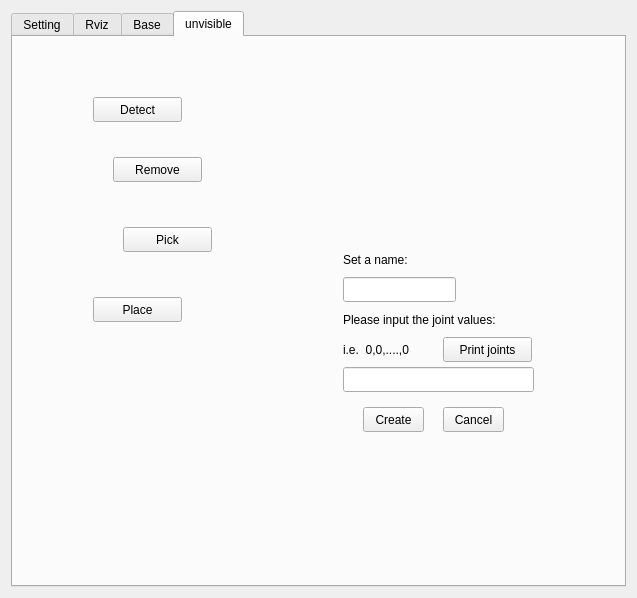
<?xml version="1.0" encoding="UTF-8"?>
<ui version="4.0">
 <class>ControlPanelWidget</class>
 <widget class="QWidget" name="ControlPanelWidget">
  <property name="geometry">
   <rect>
    <x>0</x>
    <y>0</y>
    <width>637</width>
    <height>598</height>
   </rect>
  </property>
  <property name="windowTitle">
   <string>Control Panel</string>
  </property>
  <layout class="QVBoxLayout" name="verticalLayout">
   <item>
    <widget class="QTabWidget" name="functionTab">
     <property name="focusPolicy">
      <enum>Qt::NoFocus</enum>
     </property>
     <property name="currentIndex">
      <number>3</number>
     </property>
     <widget class="QWidget" name="tab_setting">
      <attribute name="title">
       <string>Setting</string>
      </attribute>
      <widget class="QComboBox" name="comboBox_base_topic_1">
       <property name="geometry">
        <rect>
         <x>200</x>
         <y>140</y>
         <width>241</width>
         <height>25</height>
        </rect>
       </property>
       <property name="sizePolicy">
        <sizepolicy hsizetype="Preferred" vsizetype="Fixed">
         <horstretch>0</horstretch>
         <verstretch>0</verstretch>
        </sizepolicy>
       </property>
      </widget>
      <widget class="QCheckBox" name="checkBox_base_topic_2">
       <property name="geometry">
        <rect>
         <x>32</x>
         <y>171</y>
         <width>361</width>
         <height>25</height>
        </rect>
       </property>
       <property name="text">
        <string>By distance: (i.e.  /cmd_vel)</string>
       </property>
       <property name="checkable">
        <bool>true</bool>
       </property>
      </widget>
      <widget class="QCheckBox" name="checkBox_base_topic_1">
       <property name="geometry">
        <rect>
         <x>32</x>
         <y>110</y>
         <width>491</width>
         <height>25</height>
        </rect>
       </property>
       <property name="text">
        <string>By position: (i.e.  /move_base_simple/goal)</string>
       </property>
       <property name="checkable">
        <bool>true</bool>
       </property>
      </widget>
      <widget class="QLineEdit" name="lineEdit_base_topic_2">
       <property name="geometry">
        <rect>
         <x>50</x>
         <y>200</y>
         <width>121</width>
         <height>25</height>
        </rect>
       </property>
       <property name="sizePolicy">
        <sizepolicy hsizetype="Expanding" vsizetype="Fixed">
         <horstretch>0</horstretch>
         <verstretch>0</verstretch>
        </sizepolicy>
       </property>
      </widget>
      <widget class="QCheckBox" name="checkBox_base_topic">
       <property name="geometry">
        <rect>
         <x>10</x>
         <y>80</y>
         <width>102</width>
         <height>25</height>
        </rect>
       </property>
       <property name="text">
        <string>Move base:</string>
       </property>
      </widget>
      <widget class="QComboBox" name="comboBox_base_topic_2">
       <property name="geometry">
        <rect>
         <x>200</x>
         <y>200</y>
         <width>241</width>
         <height>25</height>
        </rect>
       </property>
       <property name="sizePolicy">
        <sizepolicy hsizetype="Preferred" vsizetype="Fixed">
         <horstretch>0</horstretch>
         <verstretch>0</verstretch>
        </sizepolicy>
       </property>
      </widget>
      <widget class="QLineEdit" name="lineEdit_base_topic_1">
       <property name="geometry">
        <rect>
         <x>50</x>
         <y>140</y>
         <width>122</width>
         <height>25</height>
        </rect>
       </property>
       <property name="sizePolicy">
        <sizepolicy hsizetype="Expanding" vsizetype="Fixed">
         <horstretch>0</horstretch>
         <verstretch>0</verstretch>
        </sizepolicy>
       </property>
       <property name="readOnly">
        <bool>false</bool>
       </property>
      </widget>
      <widget class="QLabel" name="label_setting_info">
       <property name="geometry">
        <rect>
         <x>10</x>
         <y>40</y>
         <width>435</width>
         <height>17</height>
        </rect>
       </property>
       <property name="text">
        <string>Please select topics according to different functions in this page</string>
       </property>
      </widget>
      <widget class="QCheckBox" name="checkBox_arm_topic">
       <property name="geometry">
        <rect>
         <x>11</x>
         <y>232</y>
         <width>551</width>
         <height>25</height>
        </rect>
       </property>
       <property name="text">
        <string>Move arm: (i.e.  /arm_with_torso_controller/follow_joint_trajectory/goal)</string>
       </property>
      </widget>
      <widget class="QCheckBox" name="checkBox_scan_topic">
       <property name="geometry">
        <rect>
         <x>11</x>
         <y>300</y>
         <width>561</width>
         <height>25</height>
        </rect>
       </property>
       <property name="text">
        <string>Scan: (i.e.  /head_camera/rgb/image_raw)</string>
       </property>
      </widget>
      <widget class="QLineEdit" name="lineEdit_arm_topic">
       <property name="geometry">
        <rect>
         <x>50</x>
         <y>270</y>
         <width>121</width>
         <height>25</height>
        </rect>
       </property>
       <property name="sizePolicy">
        <sizepolicy hsizetype="Expanding" vsizetype="Fixed">
         <horstretch>0</horstretch>
         <verstretch>0</verstretch>
        </sizepolicy>
       </property>
      </widget>
      <widget class="QComboBox" name="comboBox_arm_topic">
       <property name="geometry">
        <rect>
         <x>200</x>
         <y>270</y>
         <width>241</width>
         <height>25</height>
        </rect>
       </property>
       <property name="sizePolicy">
        <sizepolicy hsizetype="Expanding" vsizetype="Fixed">
         <horstretch>0</horstretch>
         <verstretch>0</verstretch>
        </sizepolicy>
       </property>
      </widget>
      <widget class="QLineEdit" name="lineEdit_scan_topic">
       <property name="geometry">
        <rect>
         <x>51</x>
         <y>330</y>
         <width>121</width>
         <height>25</height>
        </rect>
       </property>
       <property name="sizePolicy">
        <sizepolicy hsizetype="Expanding" vsizetype="Fixed">
         <horstretch>0</horstretch>
         <verstretch>0</verstretch>
        </sizepolicy>
       </property>
      </widget>
      <widget class="QComboBox" name="comboBox_scan_topic">
       <property name="geometry">
        <rect>
         <x>200</x>
         <y>330</y>
         <width>241</width>
         <height>25</height>
        </rect>
       </property>
       <property name="sizePolicy">
        <sizepolicy hsizetype="Expanding" vsizetype="Fixed">
         <horstretch>0</horstretch>
         <verstretch>0</verstretch>
        </sizepolicy>
       </property>
      </widget>
      <widget class="QPushButton" name="topics_confirmButton">
       <property name="geometry">
        <rect>
         <x>78</x>
         <y>390</y>
         <width>80</width>
         <height>25</height>
        </rect>
       </property>
       <property name="text">
        <string>Confirm</string>
       </property>
      </widget>
      <widget class="QPushButton" name="topics_resetButton">
       <property name="geometry">
        <rect>
         <x>210</x>
         <y>390</y>
         <width>80</width>
         <height>25</height>
        </rect>
       </property>
       <property name="text">
        <string>Reset</string>
       </property>
      </widget>
     </widget>
     <widget class="QWidget" name="tab_rviz">
      <attribute name="title">
       <string>Rviz</string>
      </attribute>
      <widget class="QComboBox" name="rvizFrameBox">
       <property name="geometry">
        <rect>
         <x>110</x>
         <y>20</y>
         <width>271</width>
         <height>25</height>
        </rect>
       </property>
      </widget>
      <widget class="QPushButton" name="rvizFrameRefreshButton">
       <property name="geometry">
        <rect>
         <x>400</x>
         <y>20</y>
         <width>25</width>
         <height>25</height>
        </rect>
       </property>
       <property name="text">
        <string/>
       </property>
       <property name="icon">
        <iconset theme="view-refresh">
         <normaloff>.</normaloff>.</iconset>
       </property>
      </widget>
      <widget class="QPushButton" name="closeGripperButton">
       <property name="geometry">
        <rect>
         <x>110</x>
         <y>100</y>
         <width>120</width>
         <height>25</height>
        </rect>
       </property>
       <property name="text">
        <string>Gripper close</string>
       </property>
      </widget>
      <widget class="QPushButton" name="armStopButton">
       <property name="geometry">
        <rect>
         <x>288</x>
         <y>400</y>
         <width>241</width>
         <height>25</height>
        </rect>
       </property>
       <property name="text">
        <string>Stop</string>
       </property>
      </widget>
      <widget class="QPushButton" name="armStraightButton">
       <property name="geometry">
        <rect>
         <x>10</x>
         <y>100</y>
         <width>90</width>
         <height>25</height>
        </rect>
       </property>
       <property name="text">
        <string>Straight</string>
       </property>
      </widget>
      <widget class="QPushButton" name="openGripperButton">
       <property name="geometry">
        <rect>
         <x>110</x>
         <y>60</y>
         <width>120</width>
         <height>25</height>
        </rect>
       </property>
       <property name="text">
        <string>Gripper open</string>
       </property>
      </widget>
      <widget class="QPushButton" name="armHomeButton">
       <property name="geometry">
        <rect>
         <x>10</x>
         <y>60</y>
         <width>90</width>
         <height>25</height>
        </rect>
       </property>
       <property name="text">
        <string>Home</string>
       </property>
      </widget>
      <widget class="QPushButton" name="armTargetMoveButton">
       <property name="geometry">
        <rect>
         <x>20</x>
         <y>500</y>
         <width>90</width>
         <height>25</height>
        </rect>
       </property>
       <property name="text">
        <string>Move</string>
       </property>
      </widget>
      <widget class="QLabel" name="label_8">
       <property name="geometry">
        <rect>
         <x>10</x>
         <y>360</y>
         <width>131</width>
         <height>25</height>
        </rect>
       </property>
       <property name="text">
        <string>Target position x:</string>
       </property>
      </widget>
      <widget class="QLabel" name="label_10">
       <property name="geometry">
        <rect>
         <x>10</x>
         <y>410</y>
         <width>131</width>
         <height>25</height>
        </rect>
       </property>
       <property name="text">
        <string>Target position y:</string>
       </property>
      </widget>
      <widget class="QLineEdit" name="armTargetPoseY">
       <property name="geometry">
        <rect>
         <x>130</x>
         <y>410</y>
         <width>75</width>
         <height>25</height>
        </rect>
       </property>
      </widget>
      <widget class="QLineEdit" name="armTargetPoseZ">
       <property name="geometry">
        <rect>
         <x>130</x>
         <y>460</y>
         <width>75</width>
         <height>25</height>
        </rect>
       </property>
      </widget>
      <widget class="QLabel" name="label_18">
       <property name="geometry">
        <rect>
         <x>10</x>
         <y>460</y>
         <width>131</width>
         <height>25</height>
        </rect>
       </property>
       <property name="text">
        <string>Target position z:</string>
       </property>
      </widget>
      <widget class="QLineEdit" name="armTargetPoseX">
       <property name="geometry">
        <rect>
         <x>130</x>
         <y>360</y>
         <width>75</width>
         <height>25</height>
        </rect>
       </property>
      </widget>
      <widget class="QPushButton" name="getPoseButton">
       <property name="geometry">
        <rect>
         <x>120</x>
         <y>500</y>
         <width>90</width>
         <height>25</height>
        </rect>
       </property>
       <property name="text">
        <string>Get Pose</string>
       </property>
      </widget>
      <widget class="MyRviz" name="myRvizframe">
       <property name="geometry">
        <rect>
         <x>241</x>
         <y>61</y>
         <width>329</width>
         <height>329</height>
        </rect>
       </property>
       <property name="frameShape">
        <enum>QFrame::StyledPanel</enum>
       </property>
       <property name="frameShadow">
        <enum>QFrame::Raised</enum>
       </property>
      </widget>
      <widget class="QLabel" name="label_20">
       <property name="geometry">
        <rect>
         <x>10</x>
         <y>20</y>
         <width>91</width>
         <height>25</height>
        </rect>
       </property>
       <property name="text">
        <string>Fixed frame:</string>
       </property>
      </widget>
      <widget class="QScrollArea" name="scrollArea">
       <property name="geometry">
        <rect>
         <x>20</x>
         <y>140</y>
         <width>210</width>
         <height>171</height>
        </rect>
       </property>
       <property name="widgetResizable">
        <bool>false</bool>
       </property>
       <widget class="QWidget" name="customPoseButtons">
        <property name="geometry">
         <rect>
          <x>0</x>
          <y>0</y>
          <width>208</width>
          <height>169</height>
         </rect>
        </property>
       </widget>
      </widget>
      <widget class="QPushButton" name="addCusPoseButton">
       <property name="geometry">
        <rect>
         <x>80</x>
         <y>320</y>
         <width>71</width>
         <height>25</height>
        </rect>
       </property>
       <property name="text">
        <string>Add...</string>
       </property>
      </widget>
     </widget>
     <widget class="QWidget" name="tab_base">
      <attribute name="title">
       <string>Base</string>
      </attribute>
      <widget class="QPushButton" name="zoomButton">
       <property name="geometry">
        <rect>
         <x>100</x>
         <y>10</y>
         <width>28</width>
         <height>24</height>
        </rect>
       </property>
       <property name="toolTip">
        <string>zoom in/out</string>
       </property>
       <property name="text">
        <string/>
       </property>
       <property name="icon">
        <iconset theme="zoom-in">
         <selectedoff>../../../../../../../usr/share/icons/Adwaita/16x16/actions/zoom-out.png</selectedoff>
         <selectedon>../../../../../../../usr/share/icons/Adwaita/16x16/actions/zoom-out.png</selectedon>
        </iconset>
       </property>
      </widget>
      <widget class="QPushButton" name="saveImageButton">
       <property name="geometry">
        <rect>
         <x>380</x>
         <y>10</y>
         <width>28</width>
         <height>24</height>
        </rect>
       </property>
       <property name="toolTip">
        <string>Save as image</string>
       </property>
       <property name="icon">
        <iconset theme="camera-photo">
         <normaloff>.</normaloff>.</iconset>
       </property>
       <property name="iconSize">
        <size>
         <width>16</width>
         <height>16</height>
        </size>
       </property>
      </widget>
      <widget class="QPushButton" name="rightRotateButton">
       <property name="geometry">
        <rect>
         <x>216</x>
         <y>10</y>
         <width>28</width>
         <height>24</height>
        </rect>
       </property>
       <property name="text">
        <string/>
       </property>
       <property name="icon">
        <iconset theme="object-rotate-right">
         <normaloff>.</normaloff>.</iconset>
       </property>
      </widget>
      <widget class="QPushButton" name="leftRotateButton">
       <property name="geometry">
        <rect>
         <x>141</x>
         <y>10</y>
         <width>28</width>
         <height>24</height>
        </rect>
       </property>
       <property name="text">
        <string/>
       </property>
       <property name="icon">
        <iconset theme="object-rotate-left">
         <normaloff>.</normaloff>.</iconset>
       </property>
      </widget>
      <widget class="QPushButton" name="cameraButton">
       <property name="geometry">
        <rect>
         <x>10</x>
         <y>10</y>
         <width>80</width>
         <height>25</height>
        </rect>
       </property>
       <property name="text">
        <string>Camera</string>
       </property>
      </widget>
      <widget class="QLabel" name="rotateLabel">
       <property name="geometry">
        <rect>
         <x>175</x>
         <y>9</y>
         <width>35</width>
         <height>17</height>
        </rect>
       </property>
       <property name="minimumSize">
        <size>
         <width>35</width>
         <height>0</height>
        </size>
       </property>
       <property name="text">
        <string>0°</string>
       </property>
       <property name="alignment">
        <set>Qt::AlignCenter</set>
       </property>
      </widget>
      <widget class="QLabel" name="label_11">
       <property name="geometry">
        <rect>
         <x>20</x>
         <y>470</y>
         <width>213</width>
         <height>25</height>
        </rect>
       </property>
       <property name="text">
        <string>Move robot forward a distance:</string>
       </property>
      </widget>
      <widget class="QCheckBox" name="dynamicRangecheckBox">
       <property name="geometry">
        <rect>
         <x>260</x>
         <y>15</y>
         <width>14</width>
         <height>15</height>
        </rect>
       </property>
       <property name="toolTip">
        <string>Dynamic depth range</string>
       </property>
       <property name="text">
        <string/>
       </property>
      </widget>
      <widget class="QDoubleSpinBox" name="maxRangespinBox">
       <property name="geometry">
        <rect>
         <x>280</x>
         <y>10</y>
         <width>90</width>
         <height>26</height>
        </rect>
       </property>
       <property name="toolTip">
        <string>Max depth</string>
       </property>
       <property name="suffix">
        <string>m</string>
       </property>
       <property name="minimum">
        <double>0.010000000000000</double>
       </property>
       <property name="maximum">
        <double>100.000000000000000</double>
       </property>
       <property name="value">
        <double>10.000000000000000</double>
       </property>
      </widget>
      <widget class="QWidget" name="verticalLayoutWidget">
       <property name="geometry">
        <rect>
         <x>110</x>
         <y>80</y>
         <width>421</width>
         <height>311</height>
        </rect>
       </property>
       <layout class="QVBoxLayout" name="verticalLayout_3">
        <item>
         <widget class="rqt_control_panel::RatioLayoutedFrame" name="imageFrame">
          <property name="sizePolicy">
           <sizepolicy hsizetype="Preferred" vsizetype="Preferred">
            <horstretch>0</horstretch>
            <verstretch>0</verstretch>
           </sizepolicy>
          </property>
          <property name="minimumSize">
           <size>
            <width>0</width>
            <height>45</height>
           </size>
          </property>
          <property name="contextMenuPolicy">
           <enum>Qt::ActionsContextMenu</enum>
          </property>
          <property name="autoFillBackground">
           <bool>false</bool>
          </property>
          <property name="frameShape">
           <enum>QFrame::NoFrame</enum>
          </property>
          <property name="lineWidth">
           <number>1</number>
          </property>
         </widget>
        </item>
       </layout>
      </widget>
      <widget class="QLabel" name="label_19">
       <property name="geometry">
        <rect>
         <x>10</x>
         <y>40</y>
         <width>101</width>
         <height>25</height>
        </rect>
       </property>
       <property name="text">
        <string>Refference to</string>
       </property>
      </widget>
      <widget class="QPushButton" name="scanFrameRefreshButton">
       <property name="geometry">
        <rect>
         <x>290</x>
         <y>40</y>
         <width>28</width>
         <height>24</height>
        </rect>
       </property>
       <property name="sizePolicy">
        <sizepolicy hsizetype="Fixed" vsizetype="Fixed">
         <horstretch>0</horstretch>
         <verstretch>0</verstretch>
        </sizepolicy>
       </property>
       <property name="text">
        <string/>
       </property>
       <property name="icon">
        <iconset theme="view-refresh">
         <normaloff>.</normaloff>.</iconset>
       </property>
      </widget>
      <widget class="QComboBox" name="pointHeadcomboBox">
       <property name="enabled">
        <bool>false</bool>
       </property>
       <property name="geometry">
        <rect>
         <x>110</x>
         <y>40</y>
         <width>171</width>
         <height>25</height>
        </rect>
       </property>
       <property name="sizePolicy">
        <sizepolicy hsizetype="Fixed" vsizetype="Fixed">
         <horstretch>0</horstretch>
         <verstretch>0</verstretch>
        </sizepolicy>
       </property>
      </widget>
      <widget class="QPushButton" name="headHomeButton">
       <property name="geometry">
        <rect>
         <x>510</x>
         <y>10</y>
         <width>80</width>
         <height>25</height>
        </rect>
       </property>
       <property name="sizePolicy">
        <sizepolicy hsizetype="Fixed" vsizetype="Fixed">
         <horstretch>0</horstretch>
         <verstretch>0</verstretch>
        </sizepolicy>
       </property>
       <property name="text">
        <string>Home</string>
       </property>
      </widget>
      <widget class="QPushButton" name="upHeadButton">
       <property name="geometry">
        <rect>
         <x>420</x>
         <y>10</y>
         <width>80</width>
         <height>25</height>
        </rect>
       </property>
       <property name="sizePolicy">
        <sizepolicy hsizetype="Fixed" vsizetype="Fixed">
         <horstretch>0</horstretch>
         <verstretch>0</verstretch>
        </sizepolicy>
       </property>
       <property name="text">
        <string>Up</string>
       </property>
      </widget>
      <widget class="QPushButton" name="leftHeadButton">
       <property name="geometry">
        <rect>
         <x>330</x>
         <y>40</y>
         <width>80</width>
         <height>25</height>
        </rect>
       </property>
       <property name="sizePolicy">
        <sizepolicy hsizetype="Fixed" vsizetype="Fixed">
         <horstretch>0</horstretch>
         <verstretch>0</verstretch>
        </sizepolicy>
       </property>
       <property name="text">
        <string>Left</string>
       </property>
      </widget>
      <widget class="QPushButton" name="downHeadButton">
       <property name="geometry">
        <rect>
         <x>420</x>
         <y>40</y>
         <width>80</width>
         <height>25</height>
        </rect>
       </property>
       <property name="sizePolicy">
        <sizepolicy hsizetype="Fixed" vsizetype="Fixed">
         <horstretch>0</horstretch>
         <verstretch>0</verstretch>
        </sizepolicy>
       </property>
       <property name="text">
        <string>Down</string>
       </property>
      </widget>
      <widget class="QPushButton" name="rightHeadButton">
       <property name="geometry">
        <rect>
         <x>510</x>
         <y>40</y>
         <width>80</width>
         <height>25</height>
        </rect>
       </property>
       <property name="sizePolicy">
        <sizepolicy hsizetype="Fixed" vsizetype="Fixed">
         <horstretch>0</horstretch>
         <verstretch>0</verstretch>
        </sizepolicy>
       </property>
       <property name="text">
        <string>Right</string>
       </property>
      </widget>
      <widget class="QLabel" name="label">
       <property name="geometry">
        <rect>
         <x>20</x>
         <y>400</y>
         <width>226</width>
         <height>25</height>
        </rect>
       </property>
       <property name="text">
        <string>Move robot to a specific position:</string>
       </property>
      </widget>
      <widget class="QPushButton" name="goButton">
       <property name="geometry">
        <rect>
         <x>260</x>
         <y>400</y>
         <width>80</width>
         <height>25</height>
        </rect>
       </property>
       <property name="minimumSize">
        <size>
         <width>0</width>
         <height>10</height>
        </size>
       </property>
       <property name="text">
        <string>Go!</string>
       </property>
      </widget>
      <widget class="QPushButton" name="stopButton">
       <property name="geometry">
        <rect>
         <x>360</x>
         <y>400</y>
         <width>80</width>
         <height>25</height>
        </rect>
       </property>
       <property name="minimumSize">
        <size>
         <width>0</width>
         <height>10</height>
        </size>
       </property>
       <property name="text">
        <string>Stop</string>
       </property>
      </widget>
      <widget class="QLabel" name="label_13">
       <property name="geometry">
        <rect>
         <x>31</x>
         <y>500</y>
         <width>73</width>
         <height>25</height>
        </rect>
       </property>
       <property name="text">
        <string>Forward in</string>
       </property>
      </widget>
      <widget class="QLineEdit" name="lineEdit_base_forward_dist">
       <property name="geometry">
        <rect>
         <x>110</x>
         <y>500</y>
         <width>50</width>
         <height>25</height>
        </rect>
       </property>
      </widget>
      <widget class="QLabel" name="label_14">
       <property name="geometry">
        <rect>
         <x>170</x>
         <y>500</y>
         <width>26</width>
         <height>25</height>
        </rect>
       </property>
       <property name="text">
        <string>m</string>
       </property>
      </widget>
      <widget class="QLabel" name="label_15">
       <property name="geometry">
        <rect>
         <x>203</x>
         <y>500</y>
         <width>31</width>
         <height>25</height>
        </rect>
       </property>
       <property name="text">
        <string>Turn</string>
       </property>
      </widget>
      <widget class="QLineEdit" name="lineEdit_base_turn_rad">
       <property name="geometry">
        <rect>
         <x>240</x>
         <y>500</y>
         <width>50</width>
         <height>25</height>
        </rect>
       </property>
      </widget>
      <widget class="QLabel" name="label_17">
       <property name="geometry">
        <rect>
         <x>300</x>
         <y>500</y>
         <width>61</width>
         <height>25</height>
        </rect>
       </property>
       <property name="text">
        <string>degrees</string>
       </property>
      </widget>
      <widget class="QLabel" name="label_12">
       <property name="geometry">
        <rect>
         <x>361</x>
         <y>500</y>
         <width>16</width>
         <height>25</height>
        </rect>
       </property>
       <property name="text">
        <string>In</string>
       </property>
      </widget>
      <widget class="QLineEdit" name="lineEdit_base_sec">
       <property name="geometry">
        <rect>
         <x>380</x>
         <y>500</y>
         <width>50</width>
         <height>25</height>
        </rect>
       </property>
      </widget>
      <widget class="QLabel" name="label_16">
       <property name="geometry">
        <rect>
         <x>440</x>
         <y>500</y>
         <width>55</width>
         <height>25</height>
        </rect>
       </property>
       <property name="text">
        <string>seconds</string>
       </property>
      </widget>
      <widget class="QPushButton" name="forwardButton">
       <property name="geometry">
        <rect>
         <x>250</x>
         <y>470</y>
         <width>80</width>
         <height>25</height>
        </rect>
       </property>
       <property name="minimumSize">
        <size>
         <width>0</width>
         <height>10</height>
        </size>
       </property>
       <property name="text">
        <string>Go!</string>
       </property>
      </widget>
      <widget class="QPushButton" name="stopButton_2">
       <property name="geometry">
        <rect>
         <x>350</x>
         <y>470</y>
         <width>80</width>
         <height>25</height>
        </rect>
       </property>
       <property name="minimumSize">
        <size>
         <width>0</width>
         <height>10</height>
        </size>
       </property>
       <property name="text">
        <string>Stop</string>
       </property>
      </widget>
      <widget class="QLabel" name="label_2">
       <property name="geometry">
        <rect>
         <x>30</x>
         <y>430</y>
         <width>60</width>
         <height>25</height>
        </rect>
       </property>
       <property name="text">
        <string>Position:</string>
       </property>
      </widget>
      <widget class="QLabel" name="label_3">
       <property name="geometry">
        <rect>
         <x>100</x>
         <y>430</y>
         <width>16</width>
         <height>25</height>
        </rect>
       </property>
       <property name="text">
        <string>X:</string>
       </property>
       <property name="alignment">
        <set>Qt::AlignCenter</set>
       </property>
      </widget>
      <widget class="QLineEdit" name="p_x">
       <property name="geometry">
        <rect>
         <x>120</x>
         <y>430</y>
         <width>50</width>
         <height>25</height>
        </rect>
       </property>
       <property name="minimumSize">
        <size>
         <width>30</width>
         <height>0</height>
        </size>
       </property>
       <property name="maximumSize">
        <size>
         <width>50</width>
         <height>16777215</height>
        </size>
       </property>
      </widget>
      <widget class="QLabel" name="label_4">
       <property name="geometry">
        <rect>
         <x>181</x>
         <y>430</y>
         <width>16</width>
         <height>25</height>
        </rect>
       </property>
       <property name="text">
        <string>Y:</string>
       </property>
      </widget>
      <widget class="QLineEdit" name="p_y">
       <property name="geometry">
        <rect>
         <x>200</x>
         <y>430</y>
         <width>50</width>
         <height>25</height>
        </rect>
       </property>
       <property name="minimumSize">
        <size>
         <width>30</width>
         <height>0</height>
        </size>
       </property>
       <property name="maximumSize">
        <size>
         <width>50</width>
         <height>16777215</height>
        </size>
       </property>
      </widget>
      <widget class="QLabel" name="label_6">
       <property name="geometry">
        <rect>
         <x>270</x>
         <y>430</y>
         <width>83</width>
         <height>25</height>
        </rect>
       </property>
       <property name="text">
        <string>Orientation:</string>
       </property>
      </widget>
      <widget class="QLabel" name="label_9">
       <property name="geometry">
        <rect>
         <x>450</x>
         <y>221</y>
         <width>16</width>
         <height>17</height>
        </rect>
       </property>
       <property name="text">
        <string/>
       </property>
      </widget>
      <widget class="QLabel" name="label_7">
       <property name="geometry">
        <rect>
         <x>362</x>
         <y>430</y>
         <width>32</width>
         <height>25</height>
        </rect>
       </property>
       <property name="text">
        <string>Yaw:</string>
       </property>
      </widget>
      <widget class="QLineEdit" name="o_y">
       <property name="geometry">
        <rect>
         <x>400</x>
         <y>430</y>
         <width>50</width>
         <height>25</height>
        </rect>
       </property>
       <property name="minimumSize">
        <size>
         <width>30</width>
         <height>0</height>
        </size>
       </property>
       <property name="maximumSize">
        <size>
         <width>50</width>
         <height>16777215</height>
        </size>
       </property>
      </widget>
     </widget>
     <widget class="QWidget" name="tab_unvisible">
      <property name="enabled">
       <bool>true</bool>
      </property>
      <attribute name="title">
       <string>unvisible</string>
      </attribute>
      <widget class="QWidget" name="cusWidget" native="true">
       <property name="geometry">
        <rect>
         <x>310</x>
         <y>200</y>
         <width>231</width>
         <height>211</height>
        </rect>
       </property>
       <widget class="QPushButton" name="printJointsButton">
        <property name="geometry">
         <rect>
          <x>120</x>
          <y>100</y>
          <width>89</width>
          <height>25</height>
         </rect>
        </property>
        <property name="text">
         <string>Print joints</string>
        </property>
       </widget>
       <widget class="QLineEdit" name="cusButtonContentLine">
        <property name="geometry">
         <rect>
          <x>20</x>
          <y>130</y>
          <width>191</width>
          <height>25</height>
         </rect>
        </property>
       </widget>
       <widget class="QLabel" name="label_39">
        <property name="geometry">
         <rect>
          <x>20</x>
          <y>70</y>
          <width>201</width>
          <height>25</height>
         </rect>
        </property>
        <property name="text">
         <string>Please input the joint values:</string>
        </property>
       </widget>
       <widget class="QLabel" name="label_40">
        <property name="geometry">
         <rect>
          <x>20</x>
          <y>100</y>
          <width>101</width>
          <height>25</height>
         </rect>
        </property>
        <property name="text">
         <string>i.e.  0,0,....,0</string>
        </property>
       </widget>
       <widget class="QPushButton" name="cusCancelButton">
        <property name="geometry">
         <rect>
          <x>120</x>
          <y>170</y>
          <width>61</width>
          <height>25</height>
         </rect>
        </property>
        <property name="text">
         <string>Cancel</string>
        </property>
       </widget>
       <widget class="QLabel" name="label_5">
        <property name="geometry">
         <rect>
          <x>20</x>
          <y>10</y>
          <width>91</width>
          <height>25</height>
         </rect>
        </property>
        <property name="text">
         <string>Set a name:</string>
        </property>
       </widget>
       <widget class="QLineEdit" name="cusButtonNameLine">
        <property name="geometry">
         <rect>
          <x>20</x>
          <y>40</y>
          <width>113</width>
          <height>25</height>
         </rect>
        </property>
       </widget>
       <widget class="QPushButton" name="createCustomButton">
        <property name="geometry">
         <rect>
          <x>40</x>
          <y>170</y>
          <width>61</width>
          <height>25</height>
         </rect>
        </property>
        <property name="text">
         <string>Create</string>
        </property>
       </widget>
      </widget>
      <widget class="QPushButton" name="detectButton">
       <property name="geometry">
        <rect>
         <x>80</x>
         <y>60</y>
         <width>89</width>
         <height>25</height>
        </rect>
       </property>
       <property name="text">
        <string>Detect</string>
       </property>
      </widget>
      <widget class="QPushButton" name="removeButton">
       <property name="geometry">
        <rect>
         <x>100</x>
         <y>120</y>
         <width>89</width>
         <height>25</height>
        </rect>
       </property>
       <property name="text">
        <string>Remove</string>
       </property>
      </widget>
      <widget class="QPushButton" name="pickButton">
       <property name="geometry">
        <rect>
         <x>110</x>
         <y>190</y>
         <width>89</width>
         <height>25</height>
        </rect>
       </property>
       <property name="text">
        <string>Pick</string>
       </property>
      </widget>
      <widget class="QPushButton" name="placeButton">
       <property name="geometry">
        <rect>
         <x>80</x>
         <y>260</y>
         <width>89</width>
         <height>25</height>
        </rect>
       </property>
       <property name="text">
        <string>Place</string>
       </property>
      </widget>
     </widget>
    </widget>
   </item>
  </layout>
 </widget>
 <customwidgets>
  <customwidget>
   <class>rqt_control_panel::RatioLayoutedFrame</class>
   <extends>QFrame</extends>
   <header>rqt_control_panel/ratio_layouted_frame.h</header>
   <container>1</container>
  </customwidget>
  <customwidget>
   <class>MyRviz</class>
   <extends>QFrame</extends>
   <header>rqt_control_panel/my_rviz.h</header>
   <container>1</container>
  </customwidget>
 </customwidgets>
 <resources/>
 <connections/>
</ui>
